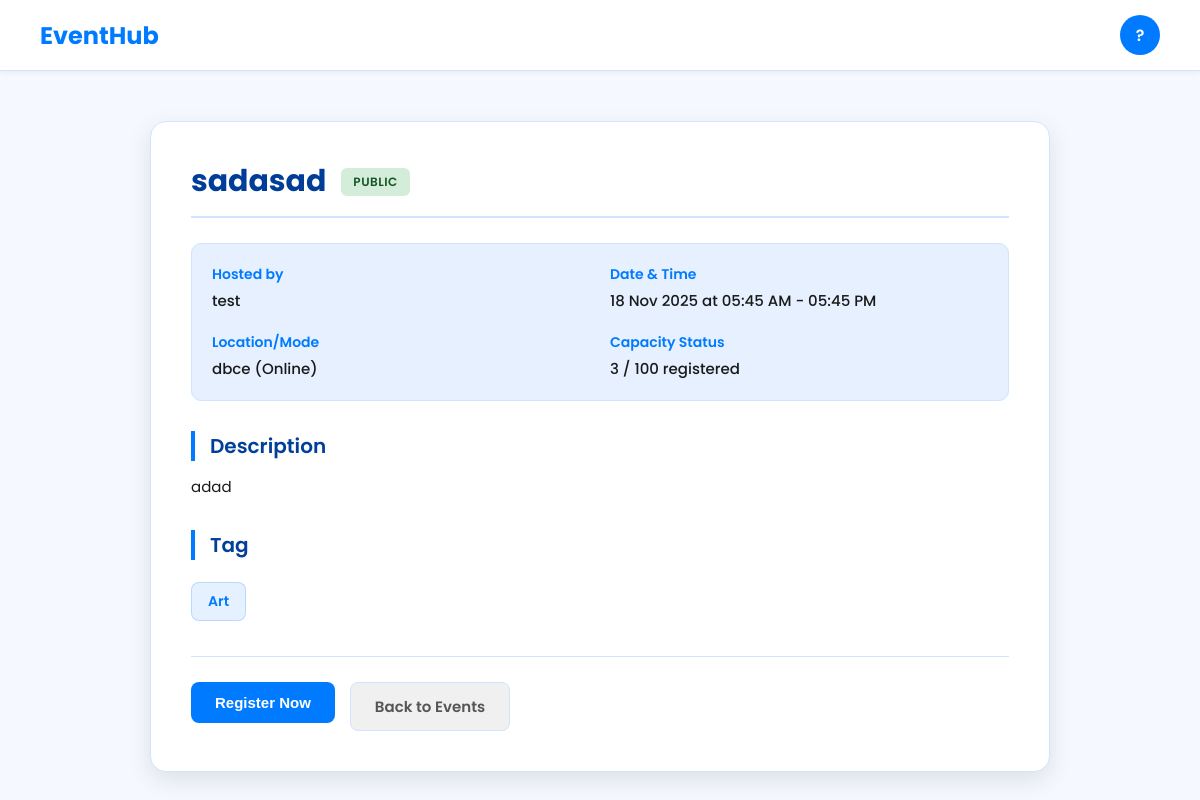
Screenshot of /9 with the database file from the repository.
### models/model.py (models this page shows, shortened)
class Event(db.Model):
    __tablename__ = "events"
    id = db.Column(db.Integer, primary_key=True)
    title = db.Column(db.String(100), nullable=False)
    description = db.Column(db.Text)
    date = db.Column(db.Date, nullable=False)
    starttime = db.Column(db.Time)
    endtime = db.Column(db.Time)
    mode = db.Column(db.Enum(EventMode), default=EventMode.online, nullable=False)
    venue = db.Column(db.String(150))
    capacity = db.Column(db.Integer, default=100)
    tags = db.Column(db.Enum(Eventtag), default=Eventtag.CELEBRATION, nullable=False)
    visibility = db.Column(db.Enum(EventVisibility), default=EventVisibility.public, nullable=False)
    organizer_id = db.Column(db.Integer, db.ForeignKey("users.id"), nullable=False)
    creator = db.relationship("User", backref=db.backref("created_events", lazy=True))
    attendees = db.relationship(
        "User", secondary=event_attendees, back_populates="attending_events"
    )
    attendee_links = db.relationship("Attendee", back_populates="event", cascade="all, delete-orphan")

class User(db.Model, UserMixin):
    __tablename__ = "users"
    id = db.Column(db.Integer, primary_key=True)
    username = db.Column(db.String(50), unique=True, nullable=False)
    email = db.Column(db.String(120), unique=True, nullable=False)
    password = db.Column(db.String(200), nullable=False)
    attending_events = db.relationship(
        "Event", secondary=event_attendees, back_populates="attendees"
    )
    attendee_links = db.relationship("Attendee", back_populates="user", cascade="all, delete-orphan")

### app/main.py (the view)
@events_blueprint.route("/<int:event_id>", methods=["GET"])
def get_event(event_id):
    event = Event.query.get(event_id)
    if not event:
        return jsonify({"error": "Event not found"}), 404
    data = {
        "id": event.id,
        "title": event.title,
        "description": event.description,
        "date": event.date.strftime("%Y-%m-%d"),
        "starttime": event.starttime.strftime("%H:%M") if event.starttime else None,
        "endtime": event.endtime.strftime("%H:%M") if event.endtime else None,
        "mode": event.mode.value,
        "venue": event.venue,
        "capacity": event.capacity,
        "tags": event.tags.value
    }
    return render_template("event_details.html", event=event)

### app/templates/event_details.html (shortened to what this page needs)
<!DOCTYPE html>
<html lang="en">
<head>
</head>
<body>
    <nav>
        <div class="nav-container">
            <div class="logo">
                <a href="{{ url_for('main.profile') }}" class="logo-link">EventHub</a>
            </div>
            <div class="nav-links">
                <a href="{{ url_for('main.profile') }}" class="profile-circle">
                    {{ current_user.username[0].upper() if current_user.is_authenticated else '?' }}
                </a>
            </div>
        </div>
    </nav>
    <div class="container">
        <div class="title-group">
            <div class="title">
                {{ event.title }}
            </div>
            <span class="visibility-tag {{ 'private' if event.visibility.value == 'private' else 'public' }}">
                {{ event.visibility.value }}
            </span>
        </div>
        <div class="meta-grid">
            <div class="meta-item">
                <strong>Hosted by</strong>
                <span>{{ event.creator.username }}</span>
            </div>
            <div class="meta-item">
                <strong>Date & Time</strong>
                <span>{{ event.date.strftime('%d %b %Y') }} at {{ event.starttime.strftime('%I:%M %p') }} - {{ event.endtime.strftime('%I:%M %p') }}</span>
            </div>
            <div class="meta-item">
                <strong>Location/Mode</strong>
                <span>{{ event.venue }} ({{ event.mode.value|capitalize }})</span>
            </div>
            <div class="meta-item">
                <strong>Capacity Status</strong>
                <span>{{ event.attendees|length }} / {{ event.capacity }} registered</span>
            </div>
        </div>
        <div class="section-title">Description</div>
        <p class="description-text">{{ event.description }}</p>
        <div class="section-title">Tag</div>
        <div class="tag-box">{{ event.tags.value }}</div>
        <div class="button-group">
            {% set is_registered = current_user in event.attendees %}
            {% set attendee_record = current_user.attendee_links|selectattr('event_id', 'equalto', event.id)|first %}
            {% if event.creator.id == current_user.id %}
                 <a href="{{ url_for('events.update_event', event_id=event.id) }}" class="btn register">Edit Event</a>
                 <a href="{{ url_for('attendees.get_attendee', event_id=event.id) }}" class="btn register">View Attendees</a>
            {% else %}
                {% if is_registered or attendee_record %}
                    <form action="{{ url_for('attendees.unregister_attendee', event_id=event.id) }}" method="POST" style="display:inline;">
                        <button class="btn unregister">Unregister</button>
                    </form>
                {% else %}
                    {% if event.visibility.value == 'private' %}
                        <form action="{{ url_for('attendees.create_attendee') }}" method="POST" style="display:inline;">
                            <input type="hidden" name="eventId" value="{{ event.id }}">
                            <button class="btn register">Request to Join</button>
                        </form>
                    {% else %}
                        <form action="{{ url_for('attendees.create_attendee') }}" method="POST" style="display:inline;">
                            <button class="btn register">Register Now</button>
                        </form>
                    {% endif %}
                {% endif %}
            {% endif %}
            <a href="{{ url_for('main.profile') }}" class="btn back">Back to Events</a>
        </div>
    </div>
</body>
</html>

### app/templates/event_details.html (style rules this page uses)
:root { --primary-blue: #007bff; --primary-dark-blue: #005fcc; --deep-title-blue: #003d99; --section-title-blue: #004099; --body-background: #f5f9ff; --card-background: #ffffff; --navbar-border: #d0e3ff; --event-card-border: #d2e4ff; --primary-text: #1a1a1a; --secondary-grey-text: #555; --hover-light-blue: #e6f0ff; --error-red: #d9534f; --error-red-dark: #c9302c; }
* { margin: 0; padding: 0; box-sizing: border-box; }
body { font-family: 'Poppins', sans-serif; background: var(--body-background); color: var(--primary-text); min-height: 100vh; }
nav { background-color: var(--card-background); border-bottom: 1px solid var(--navbar-border); padding: 15px 40px; box-shadow: 0 2px 5px rgba(0, 0, 0, 0.05); position: sticky; top: 0; z-index: 100; }
.nav-container { max-width: 1300px; margin: auto; display: flex; justify-content: space-between; align-items: center; }
.logo { font-size: 24px; font-weight: 700; color: var(--primary-blue); }
.logo-link { text-decoration: none; color: inherit; cursor: pointer; }
.profile-circle { width: 40px; height: 40px; border-radius: 50%; background-color: var(--primary-blue); display: flex; justify-content: center; align-items: center; color: white; font-weight: 600; text-decoration: none; transition: 0.3s; }
.container { max-width: 900px; margin: 50px auto; background: var(--card-background); padding: 40px; border-radius: 16px; box-shadow: 0 8px 25px rgba(0, 0, 0, 0.1); border: 1px solid var(--event-card-border); }
.title-group { display: flex; align-items: center; flex-wrap: wrap; margin-bottom: 25px; border-bottom: 2px solid var(--navbar-border); padding-bottom: 15px; }
.title { font-size: 30px; font-weight: 700; color: var(--deep-title-blue); line-height: 1.3; }
.visibility-tag { font-size: 12px; padding: 5px 12px; border-radius: 6px; margin-left: 15px; text-transform: uppercase; font-weight: 600; letter-spacing: 0.5px; flex-shrink: 0; }
.public { background-color: #d4edda; color: #155724; }
.meta-grid { margin-bottom: 30px; display: grid; grid-template-columns: repeat(auto-fit, minmax(250px, 1fr)); gap: 20px; padding: 20px; background: var(--hover-light-blue); border-radius: 10px; border: 1px solid var(--navbar-border); }
.meta-item { font-size: 15px; color: var(--secondary-grey-text); }
.meta-item strong { display: block; color: var(--primary-blue); font-weight: 600; font-size: 14px; margin-bottom: 4px; }
.meta-item span { color: var(--primary-text); font-weight: 500; }
.section-title { margin-top: 30px; margin-bottom: 12px; font-size: 20px; font-weight: 600; color: var(--section-title-blue); border-left: 4px solid var(--primary-blue); padding-left: 15px; }
.description-text { color: var(--primary-text); line-height: 1.8; font-size: 15px; background: var(--card-background); padding: 0; border-radius: 0; }
.tag-box { margin-top: 10px; background: rgba(0, 123, 255, 0.1); padding: 8px 16px; border-radius: 8px; display: inline-block; font-size: 14px; color: var(--primary-blue); font-weight: 600; border: 1px solid rgba(0, 123, 255, 0.2); }
.btn { padding: 12px 24px; font-size: 15px; border: none; border-radius: 8px; cursor: pointer; text-decoration: none; display: inline-block; font-weight: 600; transition: all 0.3s; }
.register { background: var(--primary-blue); color: white; }
.back { background: #f0f0f0; color: var(--secondary-grey-text); border: 1px solid var(--navbar-border); }
.button-group { margin-top: 35px; padding-top: 25px; border-top: 1px solid var(--navbar-border); display: flex; flex-wrap: wrap; gap: 15px; }

### rows the page displays
Event: title "sadasad", visibility.value "PUBLIC", date "18 Nov 2025", starttime "05:45 AM", endtime "05:45 PM", venue "dbce", mode.value "Online", capacity "100", description "adad", tags.value "Art"
User: creator.username "test"

### other values shown
{{ event.attendees|length }} "3"
